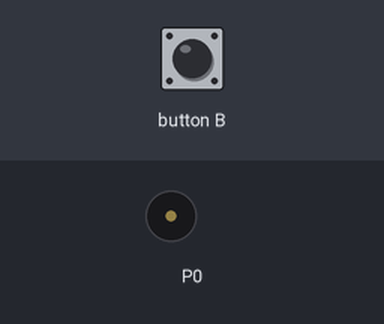
A program run on a simulated BBC micro:bit (MakeCode). Parts: buzzer (waves = sounding). The inputs (shaded band) are chosen by the test bench.

Above: at 1.2 s.
1.3 s: button B pressed for 0.15 s
At 1.8 s:
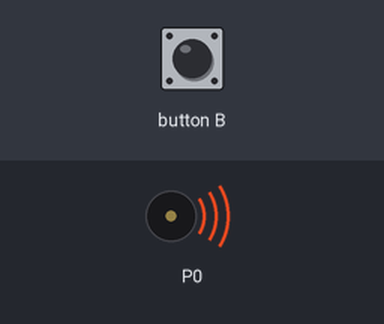
Timing chart, 0 to 7.9 s (numbered marks = the images above; inputs shaded):
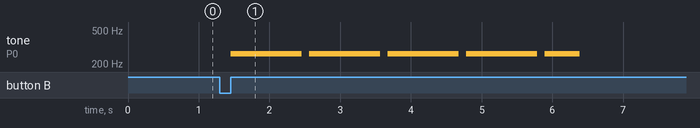

The program:

main.ts
```typescript
input.onButtonPressed(Button.B, function () {
    music.playTone(262, music.beat(BeatFraction.Whole))
    for (let index = 0; index < 4; index++) {
        music.playTone(262, music.beat(BeatFraction.Whole))
        basic.pause(100)
        music.playTone(262, music.beat(BeatFraction.Whole))
    }
})
basic.forever(function () {

})
```

test.ts
```typescript
// aquí va el archivo "tests"; esto no se compilará cuando este paquete se utilice como una extensión.
```

Measured:
- after the input at 1.3 s, tone on P0: goes 4 × (262 Hz 1.0 s, silent 0.11 s), 262 Hz 0.50 s, then silent, starting after 0.15 s
